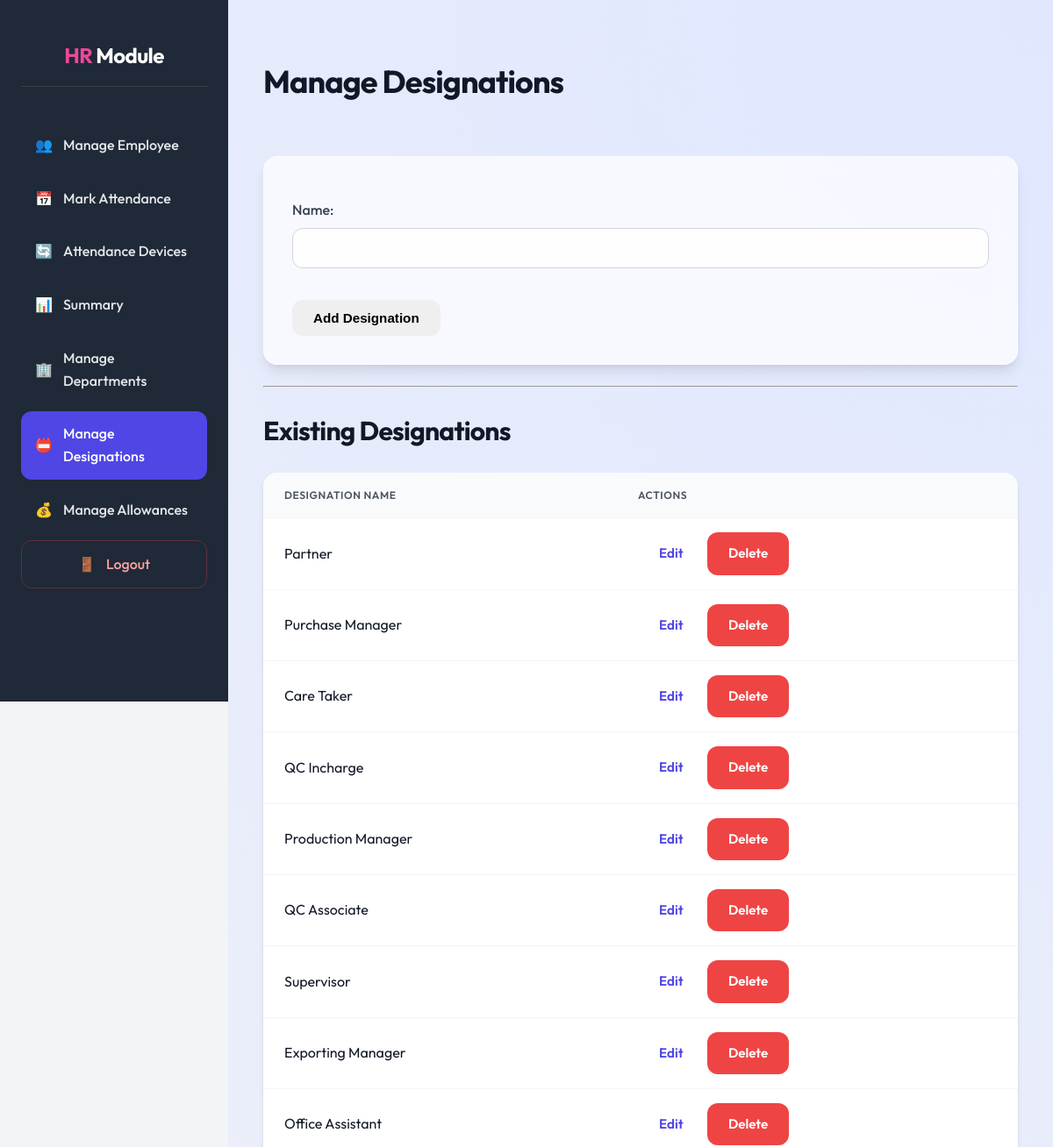
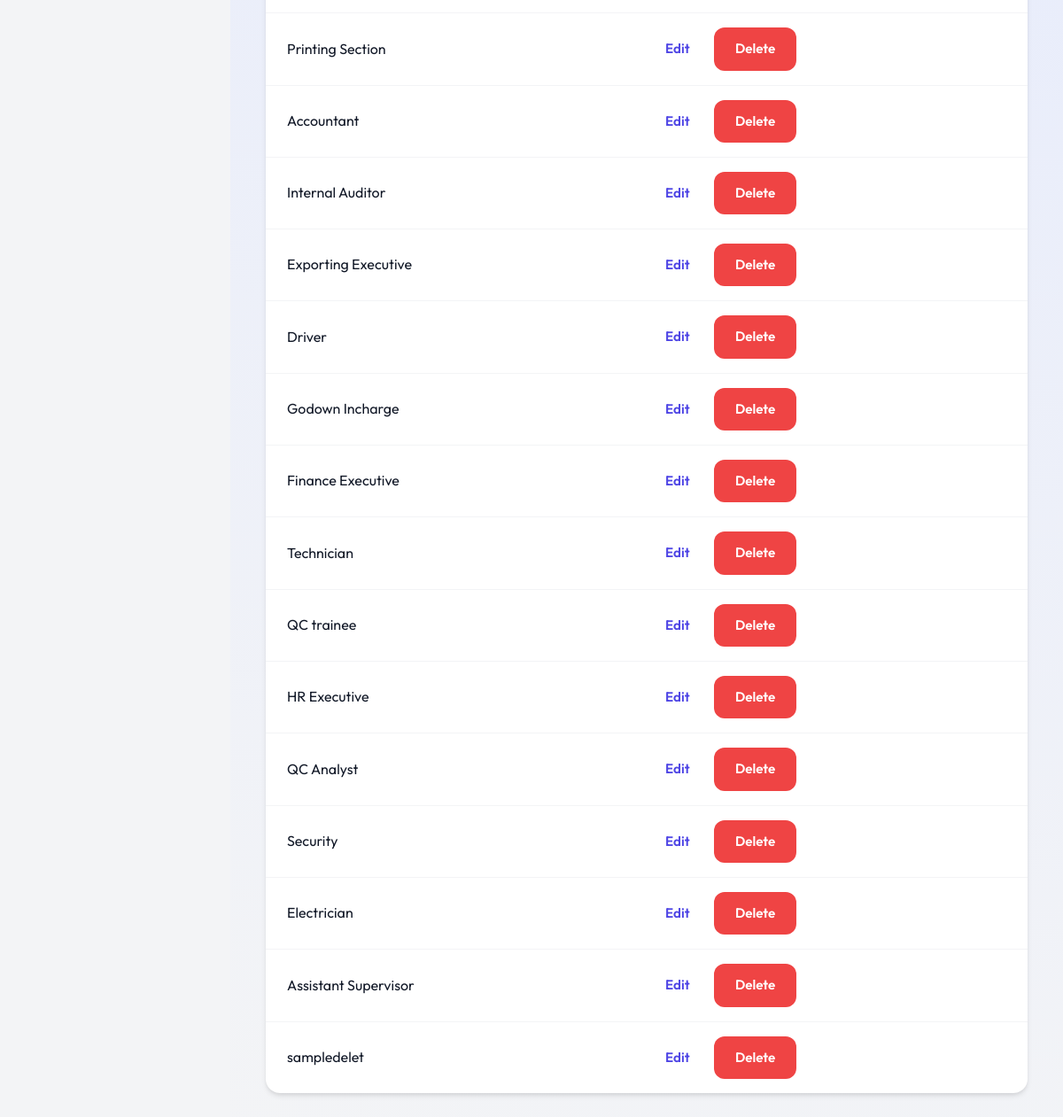
/designations/ (signed in), run on the app's committed database (2 pictures, top to bottom).
### core/models.py (models this page shows, shortened)
class Designation(models.Model):
    name = models.CharField(max_length=100, unique=True)

### core/views.py (the view)
# urls.py: path('designations/', views.designation_list, name='designation_list'),
@login_required
def designation_list(request):
    designations = Designation.objects.all()
    if request.method == 'POST':
        form = DesignationForm(request.POST)
        if form.is_valid():
            form.save()
            return redirect('designation_list')
    else:
        form = DesignationForm()
    return render(request, 'core/designation_list.html', {'designations': designations, 'form': form})

### core/forms.py
class DesignationForm(forms.ModelForm):
    class Meta:
        model = Designation
        fields = ['name']

### core/templates/core/designation_list.html (shortened to what this page needs)
{% extends 'core/dashboard_base.html' %}
{% load static %}
{% block page_title %}Manage Designations{% endblock %}
{% block dashboard_content %}
    <form method="post" class="card">
        {{ form.as_p }}
        <div class="form-actions">
            <button type="submit" class="btn">Add Designation</button>
        </div>
    </form>
    <hr>
    <h2>Existing Designations</h2>
    <table class="data-table">
        <thead>
            <tr>
                <th>Designation Name</th>
                <th>Actions</th>
            </tr>
        </thead>
        <tbody>
            {% for designation in designations %}
            <tr>
                <td>{{ designation.name }}</td>
                <td class="actions">
                    <a href="{% url 'designation_edit' designation.id %}" class="btn btn-sm">Edit</a>
                    <a href="{% url 'designation_delete' designation.id %}" class="btn btn-sm btn-danger">Delete</a>
                </td>
            </tr>
            {% empty %}
            <tr>
                <td colspan="2">No designations found.</td>
            </tr>
            {% endfor %}
        </tbody>
    </table>
{% endblock %}

### core/static/core/style.css (style rules this page uses)
:root { --primary-color: #4f46e5; --primary-hover: #4338ca; --secondary-color: #ec4899; --background-color: #f3f4f6; --sidebar-bg: #1f2937; --text-color: #111827; --text-light: #9ca3af; --white: #ffffff; --glass-bg: rgba(255, 255, 255, 0.7); --glass-border: rgba(255, 255, 255, 0.5); --shadow-sm: 0 1px 2px 0 rgba(0, 0, 0, 0.05); --shadow-md: 0 4px 6px -1px rgba(0, 0, 0, 0.1), 0 2px 4px -1px rgba(0, 0, 0, 0.06); --shadow-lg: 0 10px 15px -3px rgba(0, 0, 0, 0.1), 0 4px 6px -2px rgba(0, 0, 0, 0.05); --radius-md: 0.75rem; --radius-lg: 1rem; --font-family: 'Outfit', sans-serif; }
* { box-sizing: border-box; }
body { font-family: var(--font-family); margin: 0; background-color: var(--background-color); color: var(--text-color); line-height: 1.6; overflow-x: hidden; }
h1, h2, h3, h4, h5, h6 { color: var(--text-color); margin-bottom: 1rem; font-weight: 700; letter-spacing: -0.025em; }
h2 { font-size: 1.875rem; }
a { color: var(--primary-color); text-decoration: none; transition: all 0.2s ease; }
.card, .form-container { background: var(--glass-bg); backdrop-filter: blur(12px); -webkit-backdrop-filter: blur(12px); border: 1px solid var(--glass-border); border-radius: var(--radius-lg); box-shadow: var(--shadow-lg); padding: 2rem; margin-bottom: 1.5rem; }
.btn { display: inline-flex; align-items: center; justify-content: center; padding: 0.75rem 1.5rem; border-radius: var(--radius-md); font-weight: 600; font-size: 0.95rem; cursor: pointer; transition: all 0.2s ease; border: none; gap: 0.5rem; text-transform: capitalize; }
.btn-danger { background-color: #ef4444; color: var(--white); }
form { width: 100%; }
label { display: block; font-weight: 500; margin-bottom: 0.5rem; color: #374151; }
input[type="text"], input[type="email"], input[type="password"], input[type="number"], input[type="date"], input[type="time"], select, textarea { width: 100%; padding: 0.75rem 1rem; border: 1px solid #d1d5db; border-radius: var(--radius-md); font-size: 1rem; background-color: rgba(255, 255, 255, 0.8); transition: all 0.2s ease; font-family: var(--font-family); margin-bottom: 1.25rem; }
.data-table { width: 100%; border-collapse: separate; border-spacing: 0; background: var(--white); border-radius: var(--radius-lg); overflow: hidden; box-shadow: var(--shadow-md); margin-top: 1.5rem; }
.data-table th, .data-table td { padding: 1rem 1.5rem; text-align: left; border-bottom: 1px solid #f3f4f6; }
.data-table th { background-color: #f9fafb; color: #4b5563; font-weight: 600; text-transform: uppercase; font-size: 0.75rem; letter-spacing: 0.05em; }
.data-table tr:last-child td { border-bottom: none; }

### data on the page
Designation: name "Partner"
Designation: name "Purchase Manager"
Designation: name "Care Taker"
Designation: name "QC Incharge"
Designation: name "Production Manager"
Designation: name "QC Associate"
Designation: name "Supervisor"
Designation: name "Exporting Manager"
Designation: name "Office Assistant"
Designation: name "Printing Section"
Designation: name "Accountant"
Designation: name "Internal Auditor"
Designation: name "Exporting Executive"
Designation: name "Driver"
Designation: name "Godown Incharge"
Designation: name "Finance Executive"
Designation: name "Technician"
Designation: name "QC trainee"
Designation: name "HR Executive"
Designation: name "QC Analyst"
Designation: name "Security"
Designation: name "Electrician"
Designation: name "Assistant Supervisor"
Designation: name "sampledelet"
